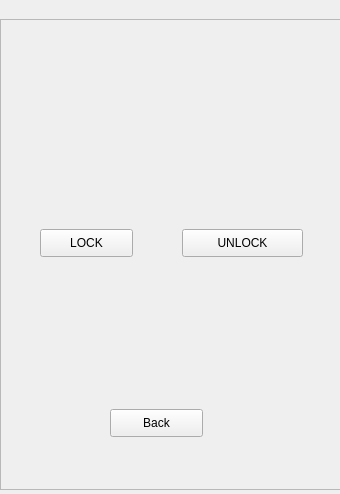
<?xml version="1.0" encoding="UTF-8"?>
<ui version="4.0">
 <class>MyForm2</class>
 <widget class="QWidget" name="MyForm2">
  <property name="geometry">
   <rect>
    <x>0</x>
    <y>0</y>
    <width>340</width>
    <height>494</height>
   </rect>
  </property>
  <property name="windowTitle">
   <string>Form</string>
  </property>
  <widget class="QFrame" name="frame">
   <property name="geometry">
    <rect>
     <x>0</x>
     <y>19</y>
     <width>341</width>
     <height>471</height>
    </rect>
   </property>
   <property name="frameShape">
    <enum>QFrame::StyledPanel</enum>
   </property>
   <property name="frameShadow">
    <enum>QFrame::Raised</enum>
   </property>
   <widget class="QPushButton" name="pushButton">
    <property name="geometry">
     <rect>
      <x>40</x>
      <y>210</y>
      <width>93</width>
      <height>28</height>
     </rect>
    </property>
    <property name="text">
     <string>LOCK</string>
    </property>
   </widget>
   <widget class="QLabel" name="label">
    <property name="geometry">
     <rect>
      <x>10</x>
      <y>70</y>
      <width>121</width>
      <height>121</height>
     </rect>
    </property>
    <property name="text">
     <string/>
    </property>
    <property name="pixmap">
     <pixmap>lock.png</pixmap>
    </property>
    <property name="scaledContents">
     <bool>true</bool>
    </property>
    <property name="wordWrap">
     <bool>true</bool>
    </property>
   </widget>
   <widget class="QLabel" name="label_2">
    <property name="geometry">
     <rect>
      <x>180</x>
      <y>70</y>
      <width>121</width>
      <height>121</height>
     </rect>
    </property>
    <property name="text">
     <string/>
    </property>
    <property name="pixmap">
     <pixmap>unlock.jpg</pixmap>
    </property>
    <property name="scaledContents">
     <bool>true</bool>
    </property>
   </widget>
   <widget class="QPushButton" name="pushButton_2">
    <property name="geometry">
     <rect>
      <x>182</x>
      <y>210</y>
      <width>121</width>
      <height>28</height>
     </rect>
    </property>
    <property name="text">
     <string>UNLOCK</string>
    </property>
   </widget>
   <widget class="QPushButton" name="pushButton_3">
    <property name="geometry">
     <rect>
      <x>110</x>
      <y>390</y>
      <width>93</width>
      <height>28</height>
     </rect>
    </property>
    <property name="text">
     <string>Back</string>
    </property>
   </widget>
  </widget>
 </widget>
 <resources/>
 <connections>
  <connection>
   <sender>pushButton</sender>
   <signal>clicked()</signal>
   <receiver>label</receiver>
   <slot>show()</slot>
   <hints>
    <hint type="sourcelabel">
     <x>84</x>
     <y>251</y>
    </hint>
    <hint type="destinationlabel">
     <x>84</x>
     <y>190</y>
    </hint>
   </hints>
  </connection>
  <connection>
   <sender>pushButton_2</sender>
   <signal>clicked()</signal>
   <receiver>frame</receiver>
   <slot>show()</slot>
   <hints>
    <hint type="sourcelabel">
     <x>238</x>
     <y>241</y>
    </hint>
    <hint type="destinationlabel">
     <x>283</x>
     <y>276</y>
    </hint>
   </hints>
  </connection>
 </connections>
</ui>
